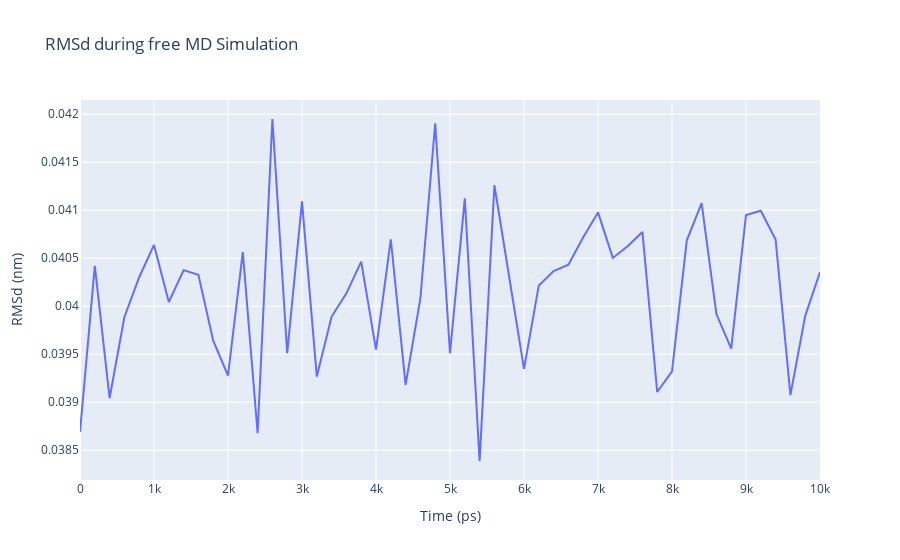

Notebook cell for this chart:
### Code cell
import plotly
import plotly.graph_objs as go

# Read RMS vs experimental structure data from file 
with open(output_rms_exp,'r') as rms_exp_file:
    x2,y2 = map(
        list,
        zip(*[
            (float(line.split()[0]),float(line.split()[1]))
            for line in rms_exp_file
            if not line.startswith(("#","@")) 
        ])
    )

trace = go.Scatter(
    x = x2,
    y = y2,
    name = 'RMSd vs exp'
)

plotly.offline.init_notebook_mode(connected=True)

fig = {
    "data": trace,
    "layout": go.Layout(title="RMSd during free MD Simulation",
                        xaxis=dict(title = "Time (ps)"),
                        yaxis=dict(title = "RMSd (nm)")
                       )
}

plotly.offline.iplot(fig)

### Figure 1 — Plotly figure (JSON) as saved in the notebook; plotly's stock layout.template omitted (floating-point values rounded to 4 significant figures)
{"data": [{"name": "RMSd vs exp", "type": "scatter", "x": [0, 200, 400, 600, 800, 1000, 1200, 1400, 1600, 1800, 2000, 2200, 2400, 2600, 2800, 3000, 3200, 3400, 3600, 3800, 4000, 4200, 4400, 4600, 4800, 5000, 5200, 5400, 5600, 5800, 6000, 6200, 6400, 6600, 6800, 7000, 7200, 7400, 7600, 7800, 8000, 8200, 8400, 8600, 8800, 9000, 9200, 9400, 9600, 9800, 10000], "y": [0.03869, 0.04042, 0.03904, 0.03989, 0.0403, 0.04064, 0.04004, 0.04038, 0.04033, 0.03964, 0.03928, 0.04056, 0.03868, 0.04195, 0.03951, 0.04109, 0.03927, 0.03989, 0.04013, 0.04046, 0.03955, 0.0407, 0.03918, 0.04008, 0.0419, 0.03951, 0.04112, 0.03839, 0.04126, 0.04031, 0.03935, 0.04022, 0.04036, 0.04043, 0.04072, 0.04098, 0.0405, 0.04062, 0.04077, 0.03911, 0.03932, 0.04069, 0.04107, 0.03992, 0.03956, 0.04095, 0.04099, 0.04069, 0.03907, 0.0399, 0.04035]}], "layout": {"title": {"text": "RMSd during free MD Simulation"}, "xaxis": {"title": {"text": "Time (ps)"}}, "yaxis": {"title": {"text": "RMSd (nm)"}}}}
